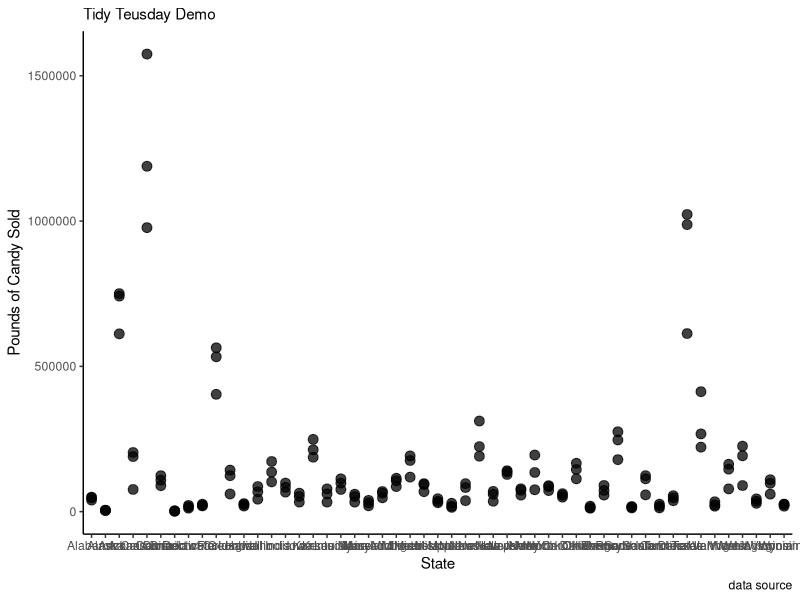

This chart was generated by the following R code:
## ---- chunk 1
knitr::opts_chunk$set(echo = TRUE)
## ---- chunk 2
#Load necessary pacakges
library(tidyverse)

## ---- chunk 3
#load in data

spooky_data <- read_csv("spooky_data.csv")
view(spooky_data)

## ---- chunk 4
#examine structure.

str(spooky_data)

#Change column names. 
#spooky_data <- spooky_data %>%
 # rename(state = State, rank = Rank)

## ---- chunk 5
#create a scatterplot
spooky_fig <- ggplot(spooky_data, aes(x= state, y = pounds_candy_sold))+
  geom_point(size = 3, alpha = 0.75) + 
  geom_smooth(method = lm, color = "aquamarine2")+
  labs(x = "State",
       y = "Pounds of Candy Sold",
       subtitle = "Tidy Teusday Demo",
       caption = "data source") +
  theme_classic()  #theme with only axes present
  
spooky_fig

